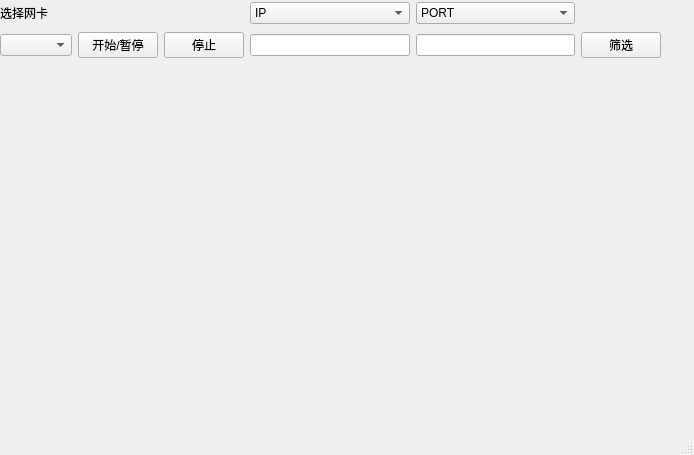
<?xml version="1.0" encoding="UTF-8"?>
<ui version="4.0">
 <class>MainWindow</class>
 <widget class="QMainWindow" name="MainWindow">
  <property name="geometry">
   <rect>
    <x>0</x>
    <y>0</y>
    <width>694</width>
    <height>455</height>
   </rect>
  </property>
  <property name="windowTitle">
   <string>MainWindow</string>
  </property>
  <widget class="QWidget" name="centralwidget">
   <widget class="QWidget" name="">
    <property name="geometry">
     <rect>
      <x>0</x>
      <y>0</y>
      <width>661</width>
      <height>61</height>
     </rect>
    </property>
    <layout class="QGridLayout" name="gridLayout_2">
     <item row="0" column="0" colspan="3">
      <widget class="QLabel" name="label">
       <property name="text">
        <string>选择网卡</string>
       </property>
      </widget>
     </item>
     <item row="0" column="3">
      <widget class="QComboBox" name="comboBox_2">
       <item>
        <property name="text">
         <string>IP</string>
        </property>
       </item>
      </widget>
     </item>
     <item row="0" column="5">
      <widget class="QComboBox" name="comboBox_3">
       <item>
        <property name="text">
         <string>PORT</string>
        </property>
       </item>
      </widget>
     </item>
     <item row="1" column="0">
      <widget class="QComboBox" name="comboBox"/>
     </item>
     <item row="1" column="1">
      <widget class="QPushButton" name="pushButton">
       <property name="text">
        <string>开始/暂停</string>
       </property>
      </widget>
     </item>
     <item row="1" column="2">
      <widget class="QPushButton" name="pushButton_2">
       <property name="text">
        <string>停止</string>
       </property>
      </widget>
     </item>
     <item row="1" column="3">
      <widget class="QLineEdit" name="lineEdit"/>
     </item>
     <item row="1" column="5">
      <widget class="QLineEdit" name="lineEdit_2"/>
     </item>
     <item row="1" column="6">
      <widget class="QPushButton" name="pushButton_3">
       <property name="text">
        <string>筛选</string>
       </property>
      </widget>
     </item>
    </layout>
   </widget>
  </widget>
  <widget class="QStatusBar" name="statusbar"/>
 </widget>
 <resources/>
 <connections/>
</ui>
